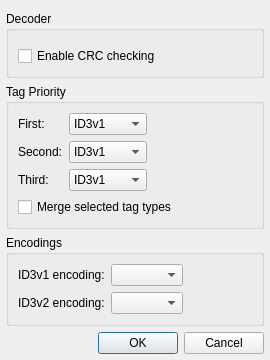
<?xml version="1.0" encoding="UTF-8"?>
<ui version="4.0">
 <class>SettingsDialog</class>
 <widget class="QDialog" name="SettingsDialog">
  <property name="geometry">
   <rect>
    <x>0</x>
    <y>0</y>
    <width>270</width>
    <height>335</height>
   </rect>
  </property>
  <property name="windowTitle">
   <string>MPEG Plugin Settings</string>
  </property>
  <layout class="QVBoxLayout" name="verticalLayout">
   <property name="leftMargin">
    <number>6</number>
   </property>
   <property name="rightMargin">
    <number>6</number>
   </property>
   <property name="bottomMargin">
    <number>6</number>
   </property>
   <item>
    <widget class="QGroupBox" name="decoderGroupBox">
     <property name="sizePolicy">
      <sizepolicy hsizetype="Preferred" vsizetype="Preferred">
       <horstretch>0</horstretch>
       <verstretch>0</verstretch>
      </sizepolicy>
     </property>
     <property name="title">
      <string>Decoder</string>
     </property>
     <layout class="QGridLayout" name="gridLayout">
      <item row="0" column="2" rowspan="2">
       <spacer name="horizontalSpacer_3">
        <property name="orientation">
         <enum>Qt::Horizontal</enum>
        </property>
        <property name="sizeHint" stdset="0">
         <size>
          <width>40</width>
          <height>20</height>
         </size>
        </property>
       </spacer>
      </item>
      <item row="1" column="0" colspan="2">
       <widget class="QCheckBox" name="enableCrcCheckBox">
        <property name="text">
         <string>Enable CRC checking</string>
        </property>
        <property name="checked">
         <bool>false</bool>
        </property>
       </widget>
      </item>
     </layout>
    </widget>
   </item>
   <item>
    <widget class="QGroupBox" name="groupBox_2">
     <property name="sizePolicy">
      <sizepolicy hsizetype="Preferred" vsizetype="Preferred">
       <horstretch>0</horstretch>
       <verstretch>0</verstretch>
      </sizepolicy>
     </property>
     <property name="title">
      <string>Tag Priority</string>
     </property>
     <layout class="QGridLayout" name="gridLayout_2">
      <item row="0" column="0">
       <widget class="QLabel" name="label_15_2">
        <property name="sizePolicy">
         <sizepolicy hsizetype="Preferred" vsizetype="Preferred">
          <horstretch>0</horstretch>
          <verstretch>0</verstretch>
         </sizepolicy>
        </property>
        <property name="text">
         <string>First:</string>
        </property>
        <property name="alignment">
         <set>Qt::AlignLeading|Qt::AlignLeft|Qt::AlignVCenter</set>
        </property>
       </widget>
      </item>
      <item row="0" column="1" colspan="2">
       <widget class="QComboBox" name="firstTagComboBox">
        <property name="sizePolicy">
         <sizepolicy hsizetype="Expanding" vsizetype="Fixed">
          <horstretch>0</horstretch>
          <verstretch>0</verstretch>
         </sizepolicy>
        </property>
        <property name="currentIndex">
         <number>0</number>
        </property>
        <item>
         <property name="text">
          <string>ID3v1</string>
         </property>
        </item>
        <item>
         <property name="text">
          <string>ID3v2</string>
         </property>
        </item>
        <item>
         <property name="text">
          <string>APE</string>
         </property>
        </item>
        <item>
         <property name="text">
          <string>Disabled</string>
         </property>
        </item>
       </widget>
      </item>
      <item row="1" column="0">
       <widget class="QLabel" name="label_15_3">
        <property name="sizePolicy">
         <sizepolicy hsizetype="Maximum" vsizetype="Preferred">
          <horstretch>0</horstretch>
          <verstretch>0</verstretch>
         </sizepolicy>
        </property>
        <property name="text">
         <string>Second:</string>
        </property>
        <property name="alignment">
         <set>Qt::AlignLeading|Qt::AlignLeft|Qt::AlignVCenter</set>
        </property>
       </widget>
      </item>
      <item row="1" column="1" colspan="2">
       <widget class="QComboBox" name="secondTagComboBox">
        <property name="sizePolicy">
         <sizepolicy hsizetype="Expanding" vsizetype="Fixed">
          <horstretch>0</horstretch>
          <verstretch>0</verstretch>
         </sizepolicy>
        </property>
        <property name="currentIndex">
         <number>0</number>
        </property>
        <item>
         <property name="text">
          <string>ID3v1</string>
         </property>
        </item>
        <item>
         <property name="text">
          <string>ID3v2</string>
         </property>
        </item>
        <item>
         <property name="text">
          <string>APE</string>
         </property>
        </item>
        <item>
         <property name="text">
          <string>Disabled</string>
         </property>
        </item>
       </widget>
      </item>
      <item row="2" column="0">
       <widget class="QLabel" name="label_15_4">
        <property name="sizePolicy">
         <sizepolicy hsizetype="Preferred" vsizetype="Preferred">
          <horstretch>0</horstretch>
          <verstretch>0</verstretch>
         </sizepolicy>
        </property>
        <property name="text">
         <string>Third:</string>
        </property>
        <property name="alignment">
         <set>Qt::AlignLeading|Qt::AlignLeft|Qt::AlignVCenter</set>
        </property>
       </widget>
      </item>
      <item row="2" column="1" colspan="2">
       <widget class="QComboBox" name="thirdTagComboBox">
        <property name="sizePolicy">
         <sizepolicy hsizetype="Expanding" vsizetype="Fixed">
          <horstretch>0</horstretch>
          <verstretch>0</verstretch>
         </sizepolicy>
        </property>
        <property name="currentIndex">
         <number>0</number>
        </property>
        <item>
         <property name="text">
          <string>ID3v1</string>
         </property>
        </item>
        <item>
         <property name="text">
          <string>ID3v2</string>
         </property>
        </item>
        <item>
         <property name="text">
          <string>APE</string>
         </property>
        </item>
        <item>
         <property name="text">
          <string>Disabled</string>
         </property>
        </item>
       </widget>
      </item>
      <item row="0" column="3" rowspan="3">
       <spacer name="horizontalSpacer">
        <property name="orientation">
         <enum>Qt::Horizontal</enum>
        </property>
        <property name="sizeHint" stdset="0">
         <size>
          <width>40</width>
          <height>20</height>
         </size>
        </property>
       </spacer>
      </item>
      <item row="3" column="0" colspan="4">
       <widget class="QCheckBox" name="mergeTagsCheckBox">
        <property name="text">
         <string>Merge selected tag types</string>
        </property>
        <property name="checked">
         <bool>false</bool>
        </property>
       </widget>
      </item>
     </layout>
    </widget>
   </item>
   <item>
    <widget class="QGroupBox" name="groupBox">
     <property name="sizePolicy">
      <sizepolicy hsizetype="Preferred" vsizetype="Preferred">
       <horstretch>0</horstretch>
       <verstretch>0</verstretch>
      </sizepolicy>
     </property>
     <property name="title">
      <string>Encodings</string>
     </property>
     <layout class="QGridLayout" name="gridLayout_3">
      <item row="0" column="0">
       <widget class="QLabel" name="label_17_2_2">
        <property name="sizePolicy">
         <sizepolicy hsizetype="Maximum" vsizetype="Preferred">
          <horstretch>0</horstretch>
          <verstretch>0</verstretch>
         </sizepolicy>
        </property>
        <property name="text">
         <string>ID3v1 encoding:</string>
        </property>
        <property name="alignment">
         <set>Qt::AlignLeading|Qt::AlignLeft|Qt::AlignVCenter</set>
        </property>
       </widget>
      </item>
      <item row="0" column="1">
       <widget class="QComboBox" name="id3v1EncComboBox">
        <property name="sizePolicy">
         <sizepolicy hsizetype="Expanding" vsizetype="Fixed">
          <horstretch>0</horstretch>
          <verstretch>0</verstretch>
         </sizepolicy>
        </property>
       </widget>
      </item>
      <item row="1" column="0">
       <widget class="QLabel" name="label_18_2_2">
        <property name="sizePolicy">
         <sizepolicy hsizetype="Maximum" vsizetype="Preferred">
          <horstretch>0</horstretch>
          <verstretch>0</verstretch>
         </sizepolicy>
        </property>
        <property name="text">
         <string>ID3v2 encoding:</string>
        </property>
        <property name="alignment">
         <set>Qt::AlignLeading|Qt::AlignLeft|Qt::AlignVCenter</set>
        </property>
       </widget>
      </item>
      <item row="1" column="1">
       <widget class="QComboBox" name="id3v2EncComboBox">
        <property name="sizePolicy">
         <sizepolicy hsizetype="Expanding" vsizetype="Fixed">
          <horstretch>0</horstretch>
          <verstretch>0</verstretch>
         </sizepolicy>
        </property>
       </widget>
      </item>
      <item row="0" column="2" rowspan="2">
       <spacer name="horizontalSpacer_2">
        <property name="orientation">
         <enum>Qt::Horizontal</enum>
        </property>
        <property name="sizeHint" stdset="0">
         <size>
          <width>40</width>
          <height>20</height>
         </size>
        </property>
       </spacer>
      </item>
     </layout>
    </widget>
   </item>
   <item>
    <spacer name="verticalSpacer">
     <property name="orientation">
      <enum>Qt::Vertical</enum>
     </property>
     <property name="sizeHint" stdset="0">
      <size>
       <width>20</width>
       <height>40</height>
      </size>
     </property>
    </spacer>
   </item>
   <item>
    <widget class="QDialogButtonBox" name="buttonBox">
     <property name="sizePolicy">
      <sizepolicy hsizetype="Preferred" vsizetype="Fixed">
       <horstretch>0</horstretch>
       <verstretch>0</verstretch>
      </sizepolicy>
     </property>
     <property name="standardButtons">
      <set>QDialogButtonBox::Cancel|QDialogButtonBox::Ok</set>
     </property>
    </widget>
   </item>
  </layout>
 </widget>
 <resources/>
 <connections>
  <connection>
   <sender>buttonBox</sender>
   <signal>rejected()</signal>
   <receiver>SettingsDialog</receiver>
   <slot>reject()</slot>
   <hints>
    <hint type="sourcelabel">
     <x>174</x>
     <y>413</y>
    </hint>
    <hint type="destinationlabel">
     <x>70</x>
     <y>244</y>
    </hint>
   </hints>
  </connection>
  <connection>
   <sender>buttonBox</sender>
   <signal>accepted()</signal>
   <receiver>SettingsDialog</receiver>
   <slot>accept()</slot>
   <hints>
    <hint type="sourcelabel">
     <x>263</x>
     <y>413</y>
    </hint>
    <hint type="destinationlabel">
     <x>302</x>
     <y>319</y>
    </hint>
   </hints>
  </connection>
 </connections>
</ui>
